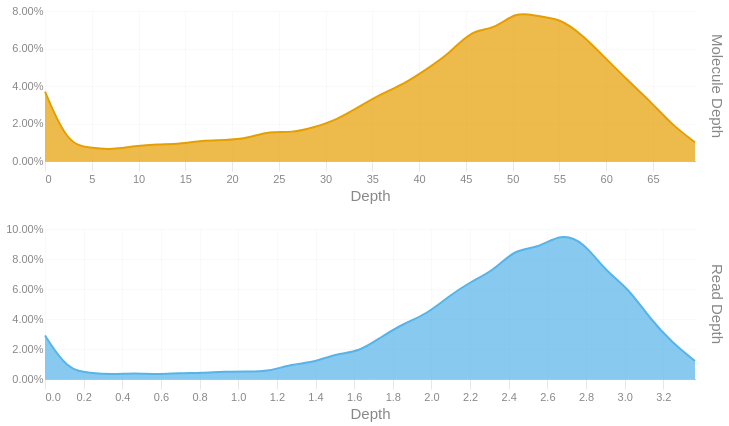

The cell this chart's notebook holds for it:
### Code cell
readdep = depth_hist(tb['Read Depth'], q99, 3)
readdep = readdep.with_columns(pl.lit('Read Depth').alias('Metric'))
if not SKIPLR:
    moldep = depth_hist(tb['Molecule Depth'], mol_q99, 1)
    moldep = moldep.with_columns(pl.lit('Molecule Depth').alias('Metric'))
    _hist = pl.concat([readdep, moldep])
    _hist = _hist.filter(pl.col('Proportion') != 0)
    with SafeRender(_hist):
        (
            alt.Chart(_hist)        
            .mark_area(interpolate = "basis")
            .encode(
                x=alt.X('Bin:Q').scale(domainMin=0).axis(alt.Axis(title='Depth')),
                y = alt.Y('Proportion:Q', title = None).axis(format = '.2%'),
                color = alt.Color('Metric:N').legend(None),
                row = alt.Row("Metric:N").header(title = None, labelOrient = 'right'),
                tooltip = [
                    alt.Tooltip("Metric:N", title = "Metric"),
                    alt.Tooltip('Interval:N', title = "Depth Interval"),
                    alt.Tooltip('Proportion:Q', title = "% Alignments").format('.2%')
                ]
            )
            .resolve_scale(x='independent', y='independent')
            .properties(
                height = 150, width = 650,
                usermeta={'embedOptions': {'downloadFileName': f'{samplename}.depth.hist'}}
            )
        ).display()
else:
    readdep = readdep.filter(pl.col('Proportion') != 0)
    with SafeRender(readdep):
        (
            alt.Chart(readdep)        
            .mark_area(interpolate = "basis")
            .encode(
                x=alt.X('Bin:Q').scale(domainMin=0).axis(alt.Axis(title='Depth')),
                y = alt.Y('Proportion:Q', title = None).axis(format = '.2%'),
                tooltip = [
                    alt.Tooltip('Interval:N', title = "Depth Interval"),
                    alt.Tooltip('Proportion:Q', title = "% Alignments").format('.2%')
                ]
            )
            .properties(
                usermeta={'embedOptions': {'downloadFileName': f'{samplename}.depth.hist'}}
            )
        ).display()

### Figure 1 — Vega-Lite specification as saved in the notebook (floating-point values rounded to 4 significant figures)
{"width": 650, "height": 150, "config": {"title": {"anchor": "start", "dy": -15, "fontSize": 18, "color": "#888888", "subtitleColor": "#888888", "subtitleFontSize": 14}, "arc": {"fill": "#0072B2"}, "axis": {"domainColor": "#888888", "domainWidth": 0.5, "gridWidth": 0.2, "grid": false, "titleFontWeight": 400, "titleFontSize": 15, "labelFontSize": 11, "labelColor": "#888888", "tickColor": "#888888", "tickWidth": 0.2, "titleColor": "#888888"}, "axisBand": {"grid": false}, "axisX": {"grid": true, "tickSize": 10, "domainCap": "round"}, "axisY": {"domain": false, "grid": true, "tickSize": 0, "domainCap": "round"}, "background": "transparent", "header": {"labelFontSize": 15, "labelColor": "#888888", "titleFontSize": 15, "titleFontWeight": 600, "titleColor": "#888888"}, "legend": {"labelFont": "sans-serif", "labelFontSize": 12, "labelColor": "#888888", "symbolSize": 100, "symbolType": "circle", "titleFontSize": 12, "titlePadding": 10, "titleColor": "#888888", "title": null}, "range": {"category": ["#E69F00", "#56B4E9", "#009E73", "#F0E442", "#0072B2", "#D55E00", "#CC79A7", "#000000"], "diverging": ["#cfe8f3", "#a2d4ec", "#73bfe2", "#46abdb", "#1696d2", "#12719e"]}, "area": {"fill": "#0072B2", "fillOpacity": 0.7, "line": true, "strokeOpacity": 0.7}, "line": {"color": "#0072B2", "stroke": "#0072B2", "strokeWidth": 2}, "trail": {"color": "#0072B2", "stroke": "#0072B2", "strokeWidth": 0, "size": 1}, "point": {"filled": true, "fillOpacity": 1.0, "size": 95}, "text": {"color": "#888888", "fontSize": 11, "align": "right", "fontWeight": 400, "size": 11}, "bar": {"fill": "#0072B2", "stroke": null}, "view": {"stroke": null, "continuousWidth": 660, "continuousHeight": 400}}, "data": {"name": "data-b9c2a095054b27ec3b7b73911c6422d4"}, "mark": {"type": "area", "interpolate": "basis"}, "encoding": {"color": {"field": "Metric", "legend": null, "type": "nominal"}, "row": {"field": "Metric", "header": {"title": null, "labelOrient": "right"}, "type": "nominal"}, "tooltip": [{"field": "Metric", "title": "Metric", "type": "nominal"}, {"field": "Interval", "title": "Depth Interval", "type": "nominal"}, {"field": "Proportion", "format": ".2%", "title": "% Alignments", "type": "quantitative"}], "x": {"axis": {"title": "Depth"}, "field": "Bin", "scale": {"domainMin": 0}, "type": "quantitative"}, "y": {"axis": {"format": ".2%"}, "field": "Proportion", "title": null, "type": "quantitative"}}, "resolve": {"scale": {"x": "independent", "y": "independent"}}, "usermeta": {"embedOptions": {"downloadFileName": "S3_Musquodoboit_602.depth.hist"}}, "$schema": "https://vega.github.io/schema/vega-lite/v6.1.0.json", "datasets": {"data-b9c2a095054b27ec3b7b73911c6422d4": [{"Bin": 0.0, "Interval": "0.0-0.116", "Proportion": 0.029, "Metric": "Read Depth"}, {"Bin": 0.116, "Interval": "0.116-0.232", "Proportion": 0.006, "Metric": "Read Depth"}, {"Bin": 0.232, "Interval": "0.232-0.348", "Proportion": 0.004, "Metric": "Read Depth"}, {"Bin": 0.348, "Interval": "0.348-0.464", "Proportion": 0.003, "Metric": "Read Depth"}, {"Bin": 0.464, "Interval": "0.464-0.58", "Proportion": 0.004, "Metric": "Read Depth"}, {"Bin": 0.58, "Interval": "0.58-0.696", "Proportion": 0.003, "Metric": "Read Depth"}, {"Bin": 0.696, "Interval": "0.696-0.812", "Proportion": 0.004, "Metric": "Read Depth"}, {"Bin": 0.812, "Interval": "0.812-0.928", "Proportion": 0.004, "Metric": "Read Depth"}, {"Bin": 0.928, "Interval": "0.928-1.044", "Proportion": 0.005, "Metric": "Read Depth"}, {"Bin": 1.044, "Interval": "1.044-1.16", "Proportion": 0.005, "Metric": "Read Depth"}, {"Bin": 1.16, "Interval": "1.16-1.276", "Proportion": 0.005, "Metric": "Read Depth"}, {"Bin": 1.276, "Interval": "1.276-1.392", "Proportion": 0.01, "Metric": "Read Depth"}, {"Bin": 1.392, "Interval": "1.392-1.508", "Proportion": 0.011, "Metric": "Read Depth"}, {"Bin": 1.508, "Interval": "1.508-1.624", "Proportion": 0.017, "Metric": "Read Depth"}, {"Bin": 1.624, "Interval": "1.624-1.74", "Proportion": 0.018, "Metric": "Read Depth"}, {"Bin": 1.74, "Interval": "1.74-1.856", "Proportion": 0.028, "Metric": "Read Depth"}, {"Bin": 1.856, "Interval": "1.856-1.972", "Proportion": 0.037, "Metric": "Read Depth"}, {"Bin": 1.972, "Interval": "1.972-2.088", "Proportion": 0.043, "Metric": "Read Depth"}, {"Bin": 2.088, "Interval": "2.088-2.204", "Proportion": 0.055, "Metric": "Read Depth"}, {"Bin": 2.204, "Interval": "2.204-2.32", "Proportion": 0.065, "Metric": "Read Depth"}, {"Bin": 2.32, "Interval": "2.32-2.436", "Proportion": 0.072, "Metric": "Read Depth"}, {"Bin": 2.436, "Interval": "2.436-2.552", "Proportion": 0.087, "Metric": "Read Depth"}, {"Bin": 2.552, "Interval": "2.552-2.668", "Proportion": 0.087, "Metric": "Read Depth"}, {"Bin": 2.668, "Interval": "2.668-2.784", "Proportion": 0.097, "Metric": "Read Depth"}, {"Bin": 2.784, "Interval": "2.784-2.9", "Proportion": 0.092, "Metric": "Read Depth"}, {"Bin": 2.9, "Interval": "2.9-3.016", "Proportion": 0.072, "Metric": "Read Depth"}, {"Bin": 3.016, "Interval": "3.016-3.132", "Proportion": 0.061, "Metric": "Read Depth"}, {"Bin": 3.132, "Interval": "3.132-3.248", "Proportion": 0.04, "Metric": "Read Depth"}, {"Bin": 3.248, "Interval": "3.248-3.364", "Proportion": 0.024, "Metric": "Read Depth"}, {"Bin": 3.364, "Interval": "3.364-3.48", "Proportion": 0.012, "Metric": "Read Depth"}, {"Bin": 0.0, "Interval": "0.0-2.4", "Proportion": 0.037, "Metric": "Molecule Depth"}, {"Bin": 2.4, "Interval": "2.4-4.8", "Proportion": 0.009, "Metric": "Molecule Depth"}, {"Bin": 4.8, "Interval": "4.8-7.2", "Proportion": 0.007, "Metric": "Molecule Depth"}, {"Bin": 7.2, "Interval": "7.2-9.6", "Proportion": 0.006, "Metric": "Molecule Depth"}, {"Bin": 9.6, "Interval": "9.6-12.0", "Proportion": 0.008, "Metric": "Molecule Depth"}, {"Bin": 12.0, "Interval": "12.0-14.4", "Proportion": 0.009, "Metric": "Molecule Depth"}, {"Bin": 14.4, "Interval": "14.4-16.8", "Proportion": 0.009, "Metric": "Molecule Depth"}, {"Bin": 16.8, "Interval": "16.8-19.2", "Proportion": 0.011, "Metric": "Molecule Depth"}, {"Bin": 19.2, "Interval": "19.2-21.6", "Proportion": 0.011, "Metric": "Molecule Depth"}, {"Bin": 21.6, "Interval": "21.6-24.0", "Proportion": 0.012, "Metric": "Molecule Depth"}, {"Bin": 24.0, "Interval": "24.0-26.4", "Proportion": 0.016, "Metric": "Molecule Depth"}, {"Bin": 26.4, "Interval": "26.4-28.8", "Proportion": 0.015, "Metric": "Molecule Depth"}, {"Bin": 28.8, "Interval": "28.8-31.2", "Proportion": 0.018, "Metric": "Molecule Depth"}, {"Bin": 31.2, "Interval": "31.2-33.6", "Proportion": 0.022, "Metric": "Molecule Depth"}, {"Bin": 33.6, "Interval": "33.6-36.0", "Proportion": 0.029, "Metric": "Molecule Depth"}, {"Bin": 36.0, "Interval": "36.0-38.4", "Proportion": 0.036, "Metric": "Molecule Depth"}, {"Bin": 38.4, "Interval": "38.4-40.8", "Proportion": 0.041, "Metric": "Molecule Depth"}, {"Bin": 40.8, "Interval": "40.8-43.2", "Proportion": 0.049, "Metric": "Molecule Depth"}, {"Bin": 43.2, "Interval": "43.2-45.6", "Proportion": 0.057, "Metric": "Molecule Depth"}, {"Bin": 45.6, "Interval": "45.6-48.0", "Proportion": 0.07, "Metric": "Molecule Depth"}, {"Bin": 48.0, "Interval": "48.0-50.4", "Proportion": 0.07, "Metric": "Molecule Depth"}, {"Bin": 50.4, "Interval": "50.4-52.7", "Proportion": 0.08, "Metric": "Molecule Depth"}, {"Bin": 52.7, "Interval": "52.7-55.1", "Proportion": 0.077, "Metric": "Molecule Depth"}, {"Bin": 55.1, "Interval": "55.1-57.5", "Proportion": 0.076, "Metric": "Molecule Depth"}, {"Bin": 57.5, "Interval": "57.5-59.9", "Proportion": 0.067, "Metric": "Molecule Depth"}, {"Bin": 59.9, "Interval": "59.9-62.3", "Proportion": 0.055, "Metric": "Molecule Depth"}, {"Bin": 62.3, "Interval": "62.3-64.7", "Proportion": 0.043, "Metric": "Molecule Depth"}, {"Bin": 64.7, "Interval": "64.7-67.1", "Proportion": 0.032, "Metric": "Molecule Depth"}, {"Bin": 67.1, "Interval": "67.1-69.5", "Proportion": 0.019, "Metric": "Molecule Depth"}, {"Bin": 69.5, "Interval": "69.5-71.93", "Proportion": 0.01, "Metric": "Molecule Depth"}]}}
